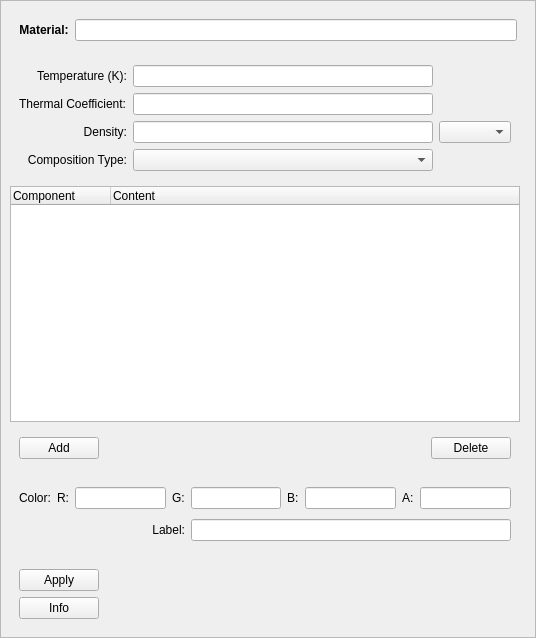
<?xml version="1.0" encoding="UTF-8"?>
<ui version="4.0">
 <class>RGGAddMaterialParameters</class>
 <widget class="QWidget" name="RGGAddMaterialParameters">
  <property name="enabled">
   <bool>true</bool>
  </property>
  <property name="geometry">
   <rect>
    <x>0</x>
    <y>0</y>
    <width>536</width>
    <height>638</height>
   </rect>
  </property>
  <property name="windowTitle">
   <string>Add Material</string>
  </property>
  <layout class="QGridLayout" name="gridLayout">
   <property name="leftMargin">
    <number>0</number>
   </property>
   <property name="topMargin">
    <number>0</number>
   </property>
   <property name="rightMargin">
    <number>0</number>
   </property>
   <property name="bottomMargin">
    <number>0</number>
   </property>
   <item row="0" column="1">
    <widget class="QScrollArea" name="scrollArea">
     <property name="widgetResizable">
      <bool>true</bool>
     </property>
     <widget class="QWidget" name="scrollAreaWidgetContents">
      <property name="geometry">
       <rect>
        <x>0</x>
        <y>0</y>
        <width>534</width>
        <height>636</height>
       </rect>
      </property>
      <layout class="QGridLayout" name="gridLayout_2">
       <item row="5" column="0">
        <widget class="QWidget" name="widget_2" native="true">
         <property name="minimumSize">
          <size>
           <width>0</width>
           <height>80</height>
          </size>
         </property>
         <layout class="QGridLayout" name="gridLayout_3">
          <item row="1" column="5">
           <widget class="QLabel" name="label_9">
            <property name="text">
             <string>B:</string>
            </property>
           </widget>
          </item>
          <item row="1" column="6">
           <widget class="QLineEdit" name="colorBValue"/>
          </item>
          <item row="2" column="4" colspan="5">
           <widget class="QLineEdit" name="labelValue"/>
          </item>
          <item row="1" column="3">
           <widget class="QLabel" name="label_12">
            <property name="text">
             <string>G:</string>
            </property>
           </widget>
          </item>
          <item row="1" column="7">
           <widget class="QLabel" name="label_10">
            <property name="text">
             <string>A:</string>
            </property>
           </widget>
          </item>
          <item row="1" column="1">
           <widget class="QLabel" name="label_13">
            <property name="text">
             <string>R:</string>
            </property>
           </widget>
          </item>
          <item row="1" column="4">
           <widget class="QLineEdit" name="colorGValue"/>
          </item>
          <item row="1" column="8">
           <widget class="QLineEdit" name="colorAValue"/>
          </item>
          <item row="1" column="0">
           <widget class="QLabel" name="label">
            <property name="text">
             <string>Color:</string>
            </property>
           </widget>
          </item>
          <item row="2" column="0" colspan="4">
           <widget class="QLabel" name="label_14">
            <property name="text">
             <string>Label:</string>
            </property>
            <property name="alignment">
             <set>Qt::AlignRight|Qt::AlignTrailing|Qt::AlignVCenter</set>
            </property>
           </widget>
          </item>
          <item row="1" column="2">
           <widget class="QLineEdit" name="colorRValue"/>
          </item>
         </layout>
        </widget>
       </item>
       <item row="2" column="0">
        <widget class="QTableWidget" name="componentsTable">
         <property name="sizePolicy">
          <sizepolicy hsizetype="Expanding" vsizetype="MinimumExpanding">
           <horstretch>0</horstretch>
           <verstretch>0</verstretch>
          </sizepolicy>
         </property>
         <property name="minimumSize">
          <size>
           <width>0</width>
           <height>120</height>
          </size>
         </property>
         <property name="selectionMode">
          <enum>QAbstractItemView::SingleSelection</enum>
         </property>
         <property name="selectionBehavior">
          <enum>QAbstractItemView::SelectRows</enum>
         </property>
         <property name="cornerButtonEnabled">
          <bool>false</bool>
         </property>
         <attribute name="horizontalHeaderStretchLastSection">
          <bool>true</bool>
         </attribute>
         <attribute name="verticalHeaderDefaultSectionSize">
          <number>30</number>
         </attribute>
         <attribute name="verticalHeaderStretchLastSection">
          <bool>false</bool>
         </attribute>
         <column>
          <property name="text">
           <string>Component</string>
          </property>
          <property name="textAlignment">
           <set>AlignLeading|AlignVCenter</set>
          </property>
         </column>
         <column>
          <property name="text">
           <string>Content</string>
          </property>
          <property name="textAlignment">
           <set>AlignLeading|AlignVCenter</set>
          </property>
         </column>
        </widget>
       </item>
       <item row="1" column="0">
        <widget class="QWidget" name="widget_4" native="true">
         <layout class="QGridLayout" name="gridLayout_5">
          <item row="0" column="1">
           <widget class="QLineEdit" name="temperatureValue"/>
          </item>
          <item row="3" column="0">
           <widget class="QLabel" name="label_4">
            <property name="layoutDirection">
             <enum>Qt::LeftToRight</enum>
            </property>
            <property name="text">
             <string>Composition Type:</string>
            </property>
            <property name="alignment">
             <set>Qt::AlignRight|Qt::AlignTrailing|Qt::AlignVCenter</set>
            </property>
           </widget>
          </item>
          <item row="2" column="0">
           <widget class="QLabel" name="label_7">
            <property name="text">
             <string>Density:</string>
            </property>
            <property name="alignment">
             <set>Qt::AlignRight|Qt::AlignTrailing|Qt::AlignVCenter</set>
            </property>
           </widget>
          </item>
          <item row="3" column="1">
           <widget class="QComboBox" name="compositionTypeBox"/>
          </item>
          <item row="2" column="1">
           <widget class="QLineEdit" name="densityValue"/>
          </item>
          <item row="2" column="2">
           <widget class="QComboBox" name="densityTypeBox"/>
          </item>
          <item row="1" column="0">
           <widget class="QLabel" name="label_11">
            <property name="text">
             <string>Thermal Coefficient:</string>
            </property>
           </widget>
          </item>
          <item row="1" column="1">
           <widget class="QLineEdit" name="thermalCoeffValue"/>
          </item>
          <item row="0" column="0">
           <widget class="QLabel" name="label_8">
            <property name="text">
             <string>Temperature (K):</string>
            </property>
            <property name="alignment">
             <set>Qt::AlignRight|Qt::AlignTrailing|Qt::AlignVCenter</set>
            </property>
           </widget>
          </item>
         </layout>
        </widget>
       </item>
       <item row="7" column="0">
        <widget class="QWidget" name="widget_6" native="true">
         <property name="minimumSize">
          <size>
           <width>0</width>
           <height>0</height>
          </size>
         </property>
         <layout class="QVBoxLayout" name="verticalLayout">
          <item>
           <widget class="QPushButton" name="applyButton">
            <property name="sizePolicy">
             <sizepolicy hsizetype="Fixed" vsizetype="Fixed">
              <horstretch>0</horstretch>
              <verstretch>0</verstretch>
             </sizepolicy>
            </property>
            <property name="text">
             <string>Apply</string>
            </property>
           </widget>
          </item>
          <item>
           <widget class="QPushButton" name="infoButton">
            <property name="sizePolicy">
             <sizepolicy hsizetype="Fixed" vsizetype="Fixed">
              <horstretch>0</horstretch>
              <verstretch>0</verstretch>
             </sizepolicy>
            </property>
            <property name="text">
             <string>Info</string>
            </property>
           </widget>
          </item>
         </layout>
        </widget>
       </item>
       <item row="0" column="0" colspan="2">
        <widget class="QWidget" name="widget" native="true">
         <property name="maximumSize">
          <size>
           <width>16777215</width>
           <height>16777215</height>
          </size>
         </property>
         <layout class="QGridLayout" name="gridLayout_4">
          <item row="0" column="0">
           <widget class="QLabel" name="label_6">
            <property name="sizePolicy">
             <sizepolicy hsizetype="Fixed" vsizetype="Preferred">
              <horstretch>0</horstretch>
              <verstretch>0</verstretch>
             </sizepolicy>
            </property>
            <property name="minimumSize">
             <size>
              <width>0</width>
              <height>0</height>
             </size>
            </property>
            <property name="font">
             <font>
              <weight>75</weight>
              <bold>true</bold>
             </font>
            </property>
            <property name="text">
             <string>Material:</string>
            </property>
            <property name="alignment">
             <set>Qt::AlignCenter</set>
            </property>
           </widget>
          </item>
          <item row="0" column="1">
           <widget class="QLineEdit" name="nameValue"/>
          </item>
         </layout>
        </widget>
       </item>
       <item row="3" column="0">
        <widget class="QWidget" name="widget_3" native="true">
         <property name="minimumSize">
          <size>
           <width>0</width>
           <height>0</height>
          </size>
         </property>
         <layout class="QHBoxLayout" name="horizontalLayout">
          <item>
           <widget class="QPushButton" name="addComponentButton">
            <property name="text">
             <string>Add</string>
            </property>
           </widget>
          </item>
          <item>
           <spacer name="horizontalSpacer_2">
            <property name="orientation">
             <enum>Qt::Horizontal</enum>
            </property>
            <property name="sizeHint" stdset="0">
             <size>
              <width>40</width>
              <height>20</height>
             </size>
            </property>
           </spacer>
          </item>
          <item>
           <widget class="QPushButton" name="deleteComponentButton">
            <property name="text">
             <string>Delete</string>
            </property>
           </widget>
          </item>
         </layout>
        </widget>
       </item>
      </layout>
     </widget>
    </widget>
   </item>
  </layout>
 </widget>
 <tabstops>
  <tabstop>scrollArea</tabstop>
  <tabstop>nameValue</tabstop>
  <tabstop>temperatureValue</tabstop>
  <tabstop>thermalCoeffValue</tabstop>
  <tabstop>densityValue</tabstop>
  <tabstop>densityTypeBox</tabstop>
  <tabstop>compositionTypeBox</tabstop>
  <tabstop>componentsTable</tabstop>
  <tabstop>colorRValue</tabstop>
  <tabstop>colorGValue</tabstop>
  <tabstop>colorBValue</tabstop>
  <tabstop>colorAValue</tabstop>
  <tabstop>labelValue</tabstop>
 </tabstops>
 <resources/>
 <connections/>
</ui>
